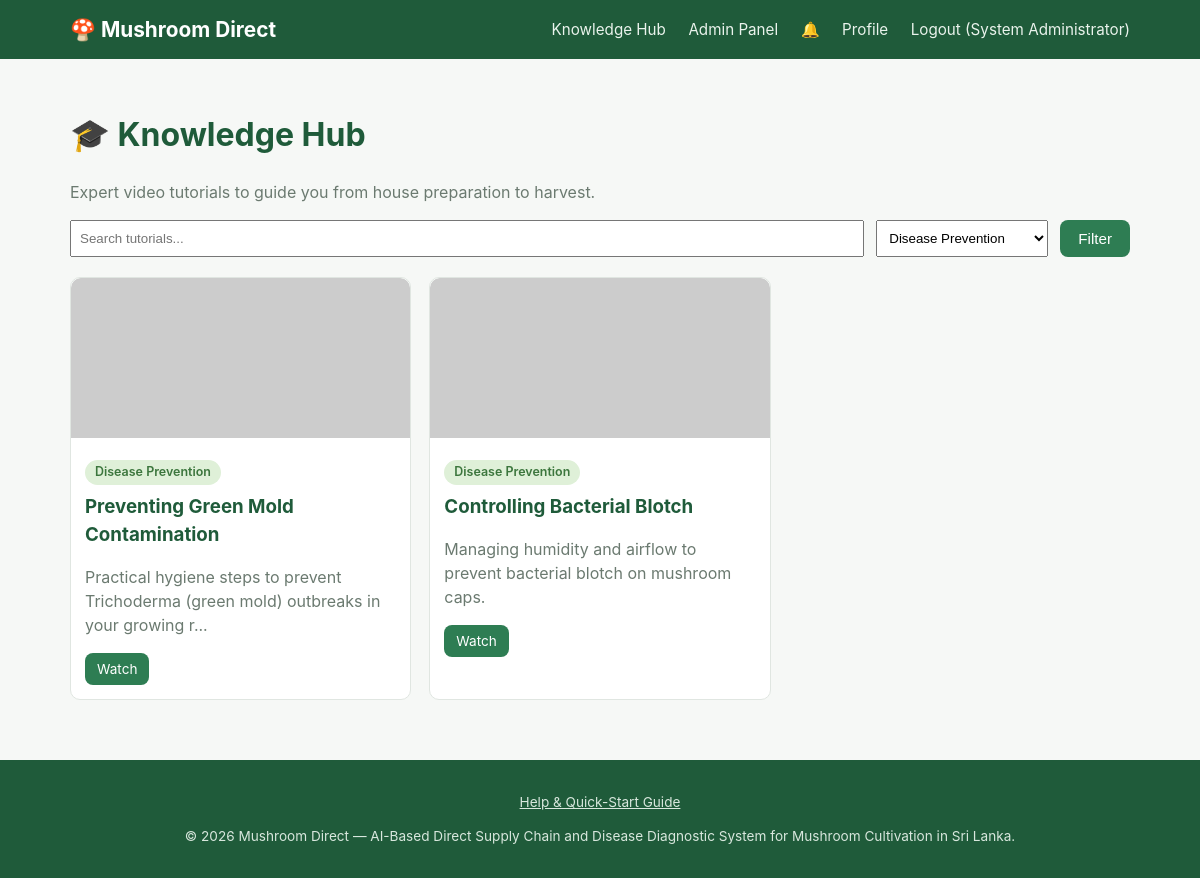
Before: /knowledge/index.php?category=3 (signed in) with the older database file.
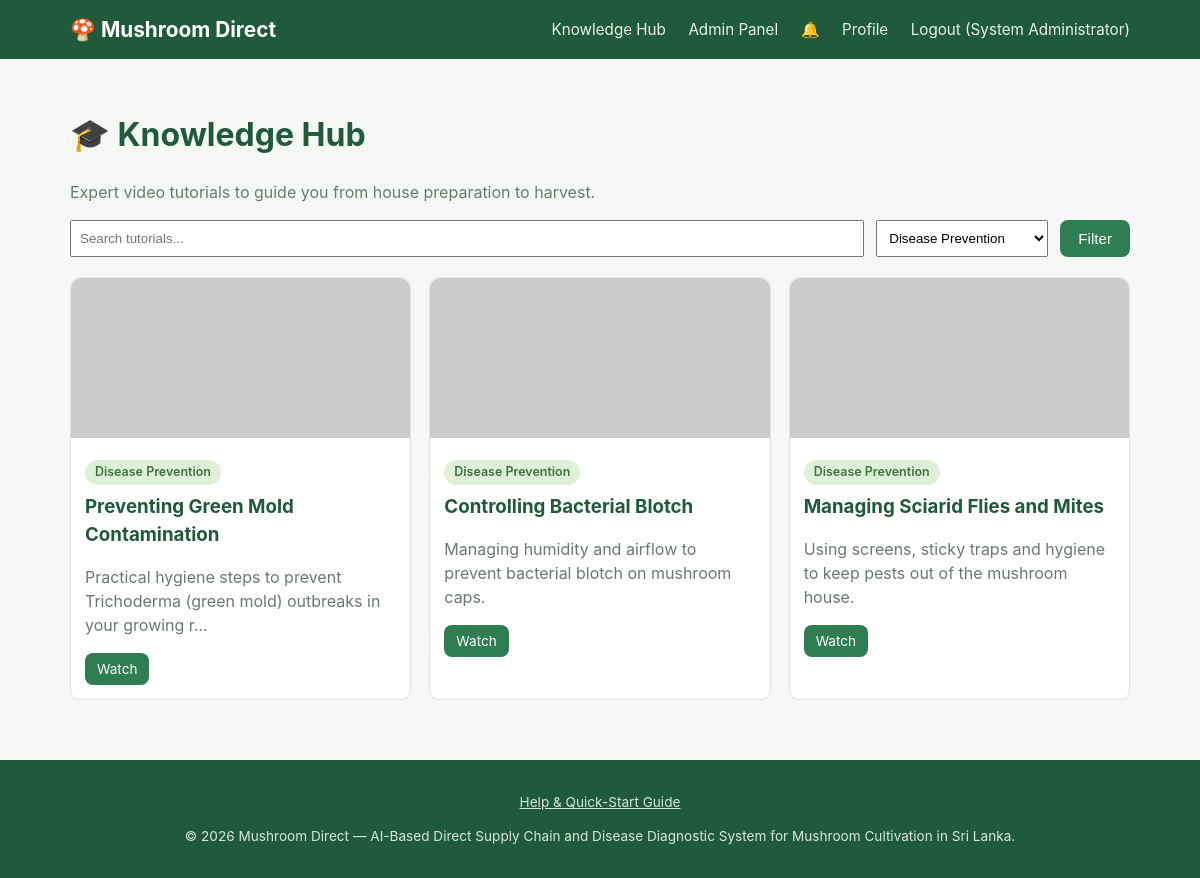
After: the same page with the newer database file.
### tables this page shows
CREATE TABLE tutorials (
  id INT AUTO_INCREMENT PRIMARY KEY,
  category_id INT NULL,
  title VARCHAR(200) NOT NULL,
  description TEXT,
  video_url VARCHAR(255) NOT NULL,
  thumbnail VARCHAR(255),
  related_disease_id INT NULL COMMENT 'Used for FR-EDU.4 related-tutorial suggestions',
  created_at TIMESTAMP DEFAULT CURRENT_TIMESTAMP,
  FOREIGN KEY (category_id) REFERENCES tutorial_categories(id),
  FOREIGN KEY (related_disease_id) REFERENCES disease_types(id)
);

CREATE TABLE tutorial_categories (
  id INT AUTO_INCREMENT PRIMARY KEY,
  name VARCHAR(100) NOT NULL
);

### includes/functions.php (called while the page is built, shortened)
<?php
function e($value) {
    return htmlspecialchars((string) $value, ENT_QUOTES, 'UTF-8');
}

### knowledge/index.php (the view, shortened to what this page needs)
<?php
require_once __DIR__ . '/../includes/bootstrap.php';
$categoryId = (int) ($_GET['category'] ?? 0);
$search = trim($_GET['q'] ?? '');
$categories = $pdo->query('SELECT * FROM tutorial_categories ORDER BY name')->fetchAll();
$sql = 'SELECT t.*, c.name AS category_name FROM tutorials t LEFT JOIN tutorial_categories c ON c.id = t.category_id WHERE 1=1';
$params = [];
if ($categoryId) {
    $sql .= ' AND t.category_id = ?';
    $params[] = $categoryId;
}
$sql .= ' ORDER BY t.created_at DESC';
$stmt = $pdo->prepare($sql);
$stmt->execute($params);
$tutorials = $stmt->fetchAll();
include __DIR__ . '/../includes/header.php';
?>
<h1>🎓 Knowledge Hub</h1>
<p class="muted">Expert video tutorials to guide you from house preparation to harvest.</p>
<form method="get" action="" style="display:flex; gap:12px; flex-wrap:wrap; margin-bottom:20px;">
  <input type="text" name="q" value="<?= e($search) ?>" placeholder="Search tutorials..." style="padding:8px; flex:1; min-width:200px;">
  <select name="category" style="padding:8px;">
    <?php foreach ($categories as $c): ?>
      <option value="<?= (int) $c['id'] ?>" <?= $categoryId === (int) $c['id'] ? 'selected' : '' ?>><?= e($c['name']) ?></option>
    <?php endforeach; ?>
  </select>
  <button type="submit" class="btn" style="margin-top:0;">Filter</button>
</form>
<?php if (!$tutorials): ?>
  <p class="muted">No tutorials found.</p>
<?php else: ?>
  <div class="grid">
    <?php foreach ($tutorials as $t): ?>
      <div class="tutorial-card">
        <img src="<?= $t['thumbnail'] ? BASE_URL . '/assets/uploads/tutorials/' . e($t['thumbnail']) : 'https://placehold.co/400x220?text=Tutorial' ?>" alt="<?= e($t['title']) ?>">
        <div class="body">
          <span class="badge badge-active"><?= e($t['category_name'] ?? 'General') ?></span>
          <h3 style="margin: 8px 0 4px;"><?= e($t['title']) ?></h3>
          <p class="muted"><?= e(mb_strimwidth($t['description'] ?? '', 0, 90, '...')) ?></p>
          <a href="<?= BASE_URL ?>/knowledge/view.php?id=<?= (int) $t['id'] ?>" class="btn btn-small">Watch</a>
        </div>
      </div>
    <?php endforeach; ?>
  </div>
<?php endif; ?>
<?php include __DIR__ . '/../includes/footer.php'; ?>

Changed rows visible on the page:
now on this page (row edited): tutorials: category.name "Disease Prevention", title "Managing Sciarid Flies and Mites", description "Using screens, sticky traps and hygiene to keep pests out of the mushroom house."
